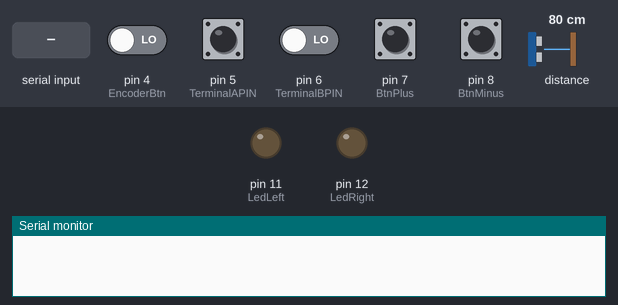
A sketch run on a simulated Arduino Uno, built with avr-gcc and run on an emulated ATmega328P. Shown: output pins drawn as LEDs (lit = HIGH), the last lines printed to the serial monitor. The test bench sets the inputs (shaded band); at power-on: pin 5 (TerminalAPIN) HIGH, pin 4 (EncoderBtn), pin 6 (TerminalBPIN), pin 7 (BtnPlus), pin 8 (BtnMinus) LOW, distance to the obstacle 80 cm.

Above: at 1.2 s.
1.3 s: "c" received over the second serial link
At 1.7 s:
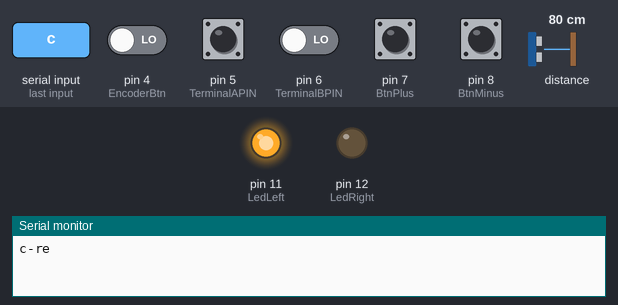
2.8 s: "e" received over the second serial link
At 4.0 s:
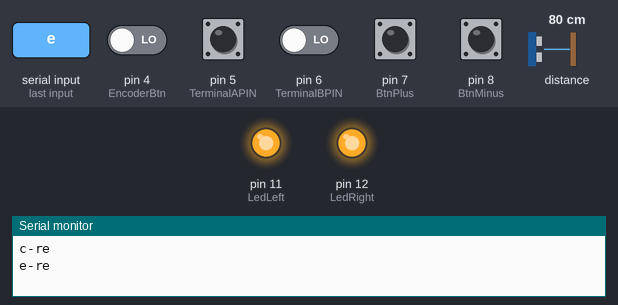
4.3 s: "d" received over the second serial link
At 5.1 s:
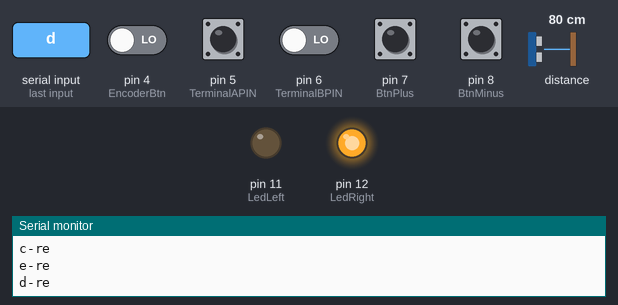
Timing chart, 0 to 7.3 s (numbered marks = the images above; inputs shaded):
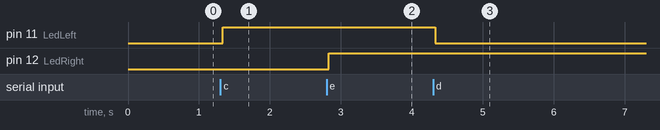

The sketch:

Brain_v3.ino
```cpp
#include <Timer.h>
#include <SoftwareSerial.h>
#include "Adafruit_VL53L1X.h"
#define IRQ_PIN 2
#define XSHUT_PIN 3

SoftwareSerial BTSerial(A2, A1); // RX | TX
Timer Timer1;
Adafruit_VL53L1X vl53 = Adafruit_VL53L1X(XSHUT_PIN, IRQ_PIN);

int closeLimit = 130;
int closeSetTime = 5000;
int TerminalA = 0, TerminalB = 0;
int PreviousA = 0, PreviousB = 0;
boolean TerminalStateA = false;
boolean TerminalStateB = false;
int LedLeft = 11;
int LedRight = 12;
int EncoderCont = 0;
int TimerCont = 0;
int StateChangeOfTerminalA = 0;
int StateChangeOfTerminalB = 0;
int encoderA[5] = {1, 0, 0, 1, 1};
int encoderB[5] = {1, 1, 0, 0, 1};
int EncoderBtn = 4;
int TerminalAPIN = 5;
int TerminalBPIN = 6;
int BtnPlus = 7;
int BtnMinus = 8;
int presstime = 0;
int distance = 0;
int closeTime = 0;
int int_reg1 = 0, int_reg2 = 0, int_reg3 = 0, int_reg4 = 0, int_reg5 = 0;
bool isClosed = false;
bool isOpen = true;
void setup() {
  // put your setup code here, to run once:
  Serial.begin(9600);
  BTSerial.begin(9600);
  pinMode(EncoderBtn, INPUT);
  pinMode(TerminalAPIN, INPUT);
  pinMode(TerminalBPIN, INPUT);
  pinMode(BtnPlus, INPUT);
  pinMode(BtnMinus, INPUT);
  pinMode(LedLeft, OUTPUT);
  pinMode(LedRight, OUTPUT);
  Timer1.every(1, TimerConter);

  if (! vl53.begin(0x29, &Wire)) {
    Serial.print(F("Error on init of VL sensor: "));
    Serial.println(vl53.vl_status);
    while (1)       delay(10);
  }

  if (! vl53.startRanging()) {
    Serial.print(F("Couldn't start ranging: "));
    Serial.println(vl53.vl_status);
    while (1)       delay(10);
  }
  // Valid timing budgets: 15, 20, 33, 50, 100, 200 and 500ms!
  vl53.setTimingBudget(50);

}
bool isA = false;
bool isB = false;
int plus = 0;
int minus = 0;
bool isEnable = true;
void loop() {
  //  Serial.print(TimerCont);
  //  Serial.print("  "  );
  //Serial.print(closeTime);
  //Serial.print("  "  );
  //Serial.println((TimerCont - closeTime));
  if (vl53.dataReady()) {

    distance = vl53.distance();
    //    Serial.print(F("Distance: "));
    //    Serial.print(distance);
    //    Serial.println(" mm");

    vl53.clearInterrupt();
    if (distance > closeLimit && isClosed == true)
    {
      closeTime = TimerCont;
      isClosed = false;
    }
    else if (distance <= closeLimit && isClosed == false)
    {
      closeTime = TimerCont;
      isClosed = true;
    }
  }
  if (BTSerial.available())
  {
    char c =  BTSerial.read();
    Serial.print(c);
    Serial.println("-re");
    if (c == 'c') // 左燈亮
    {
      digitalWrite(LedLeft, HIGH);
    }
    else if (c == 'd') // 左燈暗
    {
      digitalWrite(LedLeft, LOW);
    }
    else if (c == 'e') // 右燈亮
    {
      digitalWrite(LedRight, HIGH);
    }
    else if (c == 'f') // 右燈暗
    {
      digitalWrite(LedRight, LOW);
    }
    else if (c == 'h') // enable
    {
      Serial.println("enable");
      isEnable = true;
    }
    else if (c == 'g') // disable
    {
      Serial.println("Disable");
      isEnable = false;
    }


  }
  //  digitalWrite(11,HIGH);
  //  digitalWrite(12,LOW);
  //  delay(1000);
  //  digitalWrite(11,LOW);
  //  digitalWrite(12,HIGH);
  //  delay(1000);
  // put your main code here, to run repeatedly:
  Timer1.update();
  TerminalA = digitalRead(TerminalAPIN);
  TerminalB = digitalRead(TerminalBPIN);
  if (TerminalA == TerminalB)
  {
    PreviousA = TerminalA;
    PreviousB = TerminalB;
    isA = true;
  }
  else
  {
    if (isA == true)
    {
      if (PreviousA != TerminalA )
      {
        EncoderCont++;
        minus++;
        if (minus >= 5)
        {
          Serial.print("p");
          BTSerial.print("p");
          plus = 0;
          minus = 0;
        }
      }
      else if (PreviousB != TerminalB)
      {
        EncoderCont--;
        plus++;
        if (plus >= 5)
        {
          Serial.print("m");
          BTSerial.print("m");
          minus = 0;
          plus = 0;
        }
      }
      isA = false;
    }
    //Serial.println(EncoderCont);
  }

  if (digitalRead(EncoderBtn) == HIGH && int_reg1 == 0)
  {
    presstime = TimerCont;
    int_reg1 = 1;
  }
  else if (digitalRead(EncoderBtn) == LOW && int_reg1 == 1)
  {
    if (TimerCont - presstime > 1000)
    {

    }
    else
    {
      Serial.println("s");
      BTSerial.print("s");
      presstime = 0;
      plus = 0;
      minus = 0;
    }
    delay(300);
    int_reg1 = 0;
  }
  if (digitalRead(BtnPlus) == HIGH && int_reg2 == 0)
  {
    int_reg2 = 1;
  }
  else if (digitalRead(BtnPlus) == LOW && int_reg2 == 1)
  {
    int_reg2 = 0;
    Serial.println("b");
    BTSerial.print("b");
    delay(300);
  }

  if (digitalRead(BtnMinus) == HIGH && int_reg3 == 0)
  {
    int_reg3 = 1;
  }
  else if (digitalRead(BtnMinus) == LOW && int_reg3 == 1)
  {
    int_reg3 = 0;
    Serial.println("a");
    BTSerial.print("a");
    delay(300);
  }
  if (isEnable == true)
  {
    //Serial.println("Enable");
    if (distance < closeLimit && isOpen == true && distance != 0)
    {
      //    Serial.println((TimerCont - closeTime));
      if (TimerCont - closeTime >= closeSetTime)
      {
        digitalWrite(LedLeft, LOW);
        digitalWrite(LedRight, LOW);
        Serial.println("x");
        BTSerial.print("x");
        isOpen = false;
        isClosed = false;
      }
    }
    else if (distance > closeLimit && isOpen == false && distance != 0)
    {
      digitalWrite(LedLeft, HIGH);
      digitalWrite(LedRight, HIGH);
      Serial.println("z");
      BTSerial.print("z");
      isOpen = true;
    }
  }
}
void TimerConter()
{
  TimerCont++;
  if (TimerCont - presstime > 1000 && presstime != 0)
  {
    Serial.println("l");
    BTSerial.print("l");
    presstime = 0;
    plus = 0;
    minus = 0;
  }
}
```

Measured:
- after the input at 1.3 s, pin 11 (LedLeft): LOW → HIGH at once
- after the input at 2.8 s, pin 12 (LedRight): LOW → HIGH at once
- after the input at 4.3 s, pin 11 (LedLeft): HIGH → LOW at once
